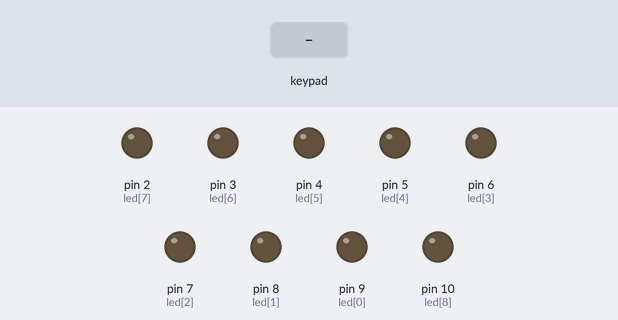
The sketch below on a simulated Arduino Nano, built with avr-gcc and run on an emulated ATmega328P. Parts: output pins drawn as LEDs (lit = HIGH). The inputs (shaded band) are chosen by the test bench.

Above: at 1.2 s.
1.3 s: key '2' pressed
At 1.45 s:
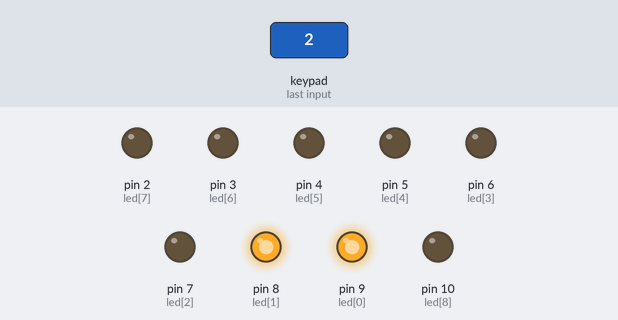
3.0 s: keypad keys 2 5 pressed 0.4 s apart
At 3.46 s:
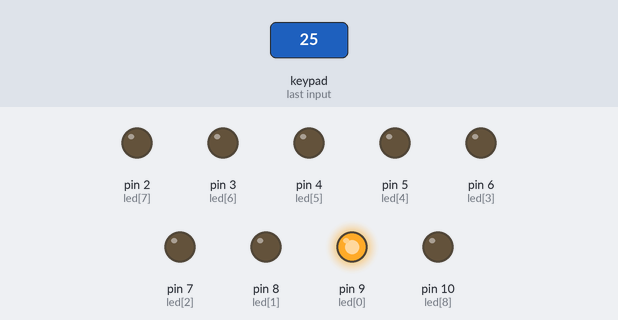
6.0 s: key '6' pressed
At 6.25 s:
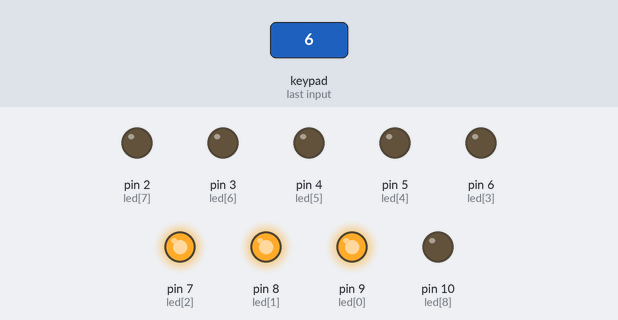
9.0 s: key '7' pressed
At 9.35 s:
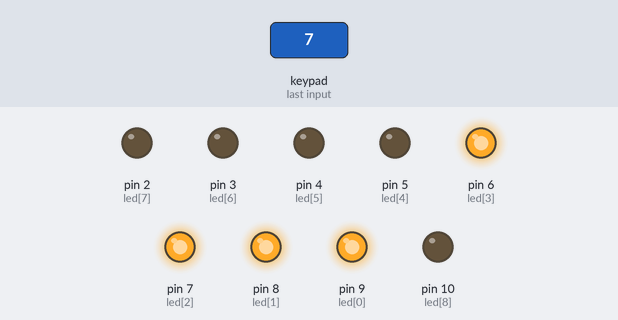
12.0 s: key '8' pressed
At 12.45 s:
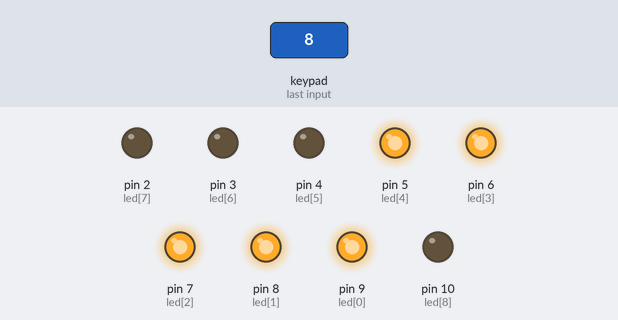
15.0 s: key '9' pressed
At 15.55 s:
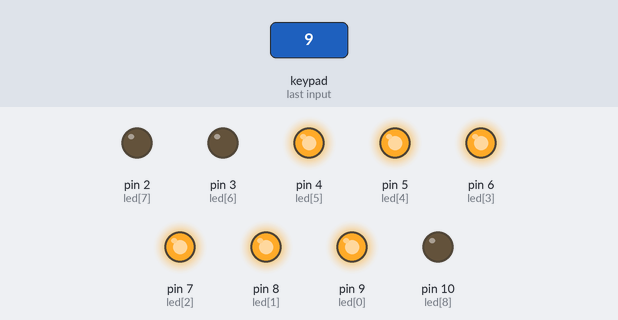
Timing chart, 0 to 18.0 s (numbered marks = the images above; inputs shaded):
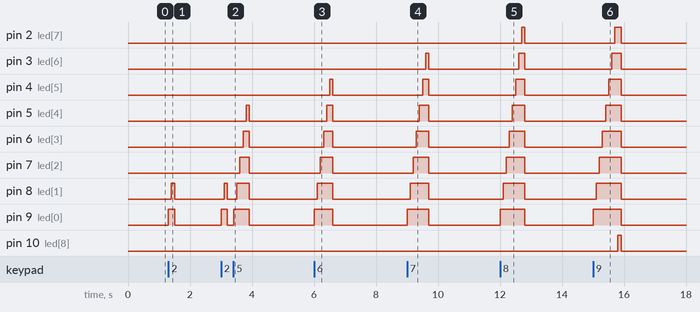

The sketch:

sketch_feb23a.ino
```cpp
#include <Keypad.h>

const int ROW_NUM = 4; //four rows
const int COLUMN_NUM = 3; //three columns

char keys[ROW_NUM][COLUMN_NUM] = {
  {'1','2','3'},
  {'4','5','6'},
  {'7','8','9'},
  {'*','0','#'}
};
const byte led[] ={9,8,7,6,5,4,3,2,10};
String inputString;
long inputInt;

byte pin_rows[ROW_NUM] ={A6,A5,A4,A3}; //connect to the row pinouts of the keypad
byte pin_column[COLUMN_NUM] = {A2, A1, A0}; //connect to the column pinouts of the keypad

Keypad keypad = Keypad( makeKeymap(keys), pin_rows, pin_column, ROW_NUM, COLUMN_NUM );

void setup(){
  Serial.begin(9600);
pinMode(led[0], OUTPUT);
pinMode(led[1], OUTPUT);
pinMode(led[2], OUTPUT);
pinMode(led[3], OUTPUT);
pinMode(led[4], OUTPUT);
pinMode(led[5], OUTPUT);
pinMode(led[6], OUTPUT);
pinMode(led[7], OUTPUT);
pinMode(led[8], OUTPUT);
for(int i=0;i<9;i++){
  digitalWrite(led[i],LOW);
}
}


void loop() {
 char key = keypad.getKey();

  if (key) {
    if (key >= '0' && key <= '9') {     // only act on numeric keys
      inputString += key;               // append new character to input string
      inputInt = inputString.toInt(); // YOU GOT AN INTEGER NUMBER
      inputString = "";
      lightUp(inputInt);
    } else if (key == '#' || key == '*' ) {
        inputString = "";               // clear input
    }
  }
}

void lightUp(int n){
  for(int i=0;i<n;i++){
    digitalWrite(led[i], HIGH);
    delay(100);
  }
  for(int i=0;i<9;i++){
  digitalWrite(led[i],LOW);
}
}
void check(int i)
{
  digitalWrite(led[i],HIGH);
  delay(150);
  digitalWrite(led[i],LOW);
}
```

Measured:
- after the input at 1.3 s, pin 8 (led[1]): LOW → HIGH after 0.10 s, → LOW 0.10 s later; pin 9 (led[0]): LOW → HIGH at once, → LOW 0.20 s later
- after the input at 3.0 s, pin 5 (led[4]): LOW → HIGH after 0.81 s, → LOW 0.10 s later; pin 6 (led[3]): LOW → HIGH after 0.71 s, → LOW 0.20 s later
- after the input at 6.0 s, pin 4 (led[5]): LOW → HIGH after 0.51 s, → LOW 0.10 s later; pin 5 (led[4]): LOW → HIGH after 0.41 s, → LOW 0.20 s later; pin 6 (led[3]): LOW → HIGH after 0.31 s, → LOW 0.30 s later; pin 7 (led[2]): LOW → HIGH after 0.21 s, → LOW 0.40 s later; pin 8 (led[1]): LOW → HIGH after 0.11 s, → LOW 0.50 s later
- after the input at 9.0 s, pin 3 (led[6]): LOW → HIGH after 0.60 s, → LOW 0.10 s later; pin 4 (led[5]): LOW → HIGH after 0.50 s, → LOW 0.20 s later; pin 5 (led[4]): LOW → HIGH after 0.40 s, → LOW 0.30 s later; pin 6 (led[3]): LOW → HIGH after 0.30 s, → LOW 0.40 s later; pin 7 (led[2]): LOW → HIGH after 0.20 s, → LOW 0.50 s later
- after the input at 12.0 s, pin 2 (led[7]): LOW → HIGH after 0.70 s, → LOW 0.10 s later; pin 3 (led[6]): LOW → HIGH after 0.60 s, → LOW 0.20 s later; pin 4 (led[5]): LOW → HIGH after 0.50 s, → LOW 0.30 s later; pin 5 (led[4]): LOW → HIGH after 0.40 s, → LOW 0.40 s later; pin 6 (led[3]): LOW → HIGH after 0.30 s, → LOW 0.50 s later
- after the input at 15.0 s, pin 2 (led[7]): LOW → HIGH after 0.70 s, → LOW 0.20 s later; pin 3 (led[6]): LOW → HIGH after 0.60 s, → LOW 0.30 s later; pin 4 (led[5]): LOW → HIGH after 0.50 s, → LOW 0.40 s later; pin 5 (led[4]): LOW → HIGH after 0.40 s, → LOW 0.50 s later; pin 6 (led[3]): LOW → HIGH after 0.30 s, → LOW 0.60 s later
